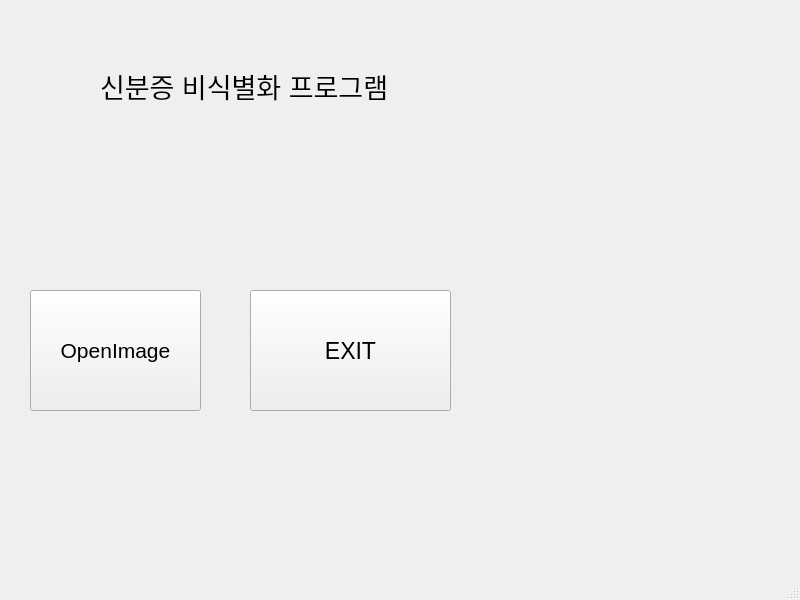
<?xml version="1.0" encoding="UTF-8"?>
<ui version="4.0">
 <class>MainWindow</class>
 <widget class="QMainWindow" name="MainWindow">
  <property name="geometry">
   <rect>
    <x>0</x>
    <y>0</y>
    <width>800</width>
    <height>600</height>
   </rect>
  </property>
  <property name="windowTitle">
   <string>MainWindow</string>
  </property>
  <widget class="QWidget" name="centralwidget">
   <widget class="QLabel" name="label">
    <property name="geometry">
     <rect>
      <x>100</x>
      <y>30</y>
      <width>311</width>
      <height>111</height>
     </rect>
    </property>
    <property name="font">
     <font>
      <pointsize>20</pointsize>
     </font>
    </property>
    <property name="text">
     <string>신분증 비식별화 프로그램</string>
    </property>
   </widget>
   <widget class="QPushButton" name="pushButton">
    <property name="geometry">
     <rect>
      <x>30</x>
      <y>290</y>
      <width>171</width>
      <height>121</height>
     </rect>
    </property>
    <property name="font">
     <font>
      <pointsize>16</pointsize>
     </font>
    </property>
    <property name="text">
     <string>OpenImage</string>
    </property>
   </widget>
   <widget class="QPushButton" name="pushButton_2">
    <property name="geometry">
     <rect>
      <x>250</x>
      <y>290</y>
      <width>201</width>
      <height>121</height>
     </rect>
    </property>
    <property name="font">
     <font>
      <pointsize>17</pointsize>
     </font>
    </property>
    <property name="text">
     <string>EXIT</string>
    </property>
   </widget>
  </widget>
  <widget class="QMenuBar" name="menubar">
   <property name="geometry">
    <rect>
     <x>0</x>
     <y>0</y>
     <width>800</width>
     <height>24</height>
    </rect>
   </property>
  </widget>
  <widget class="QStatusBar" name="statusbar"/>
 </widget>
 <resources/>
 <connections/>
</ui>
